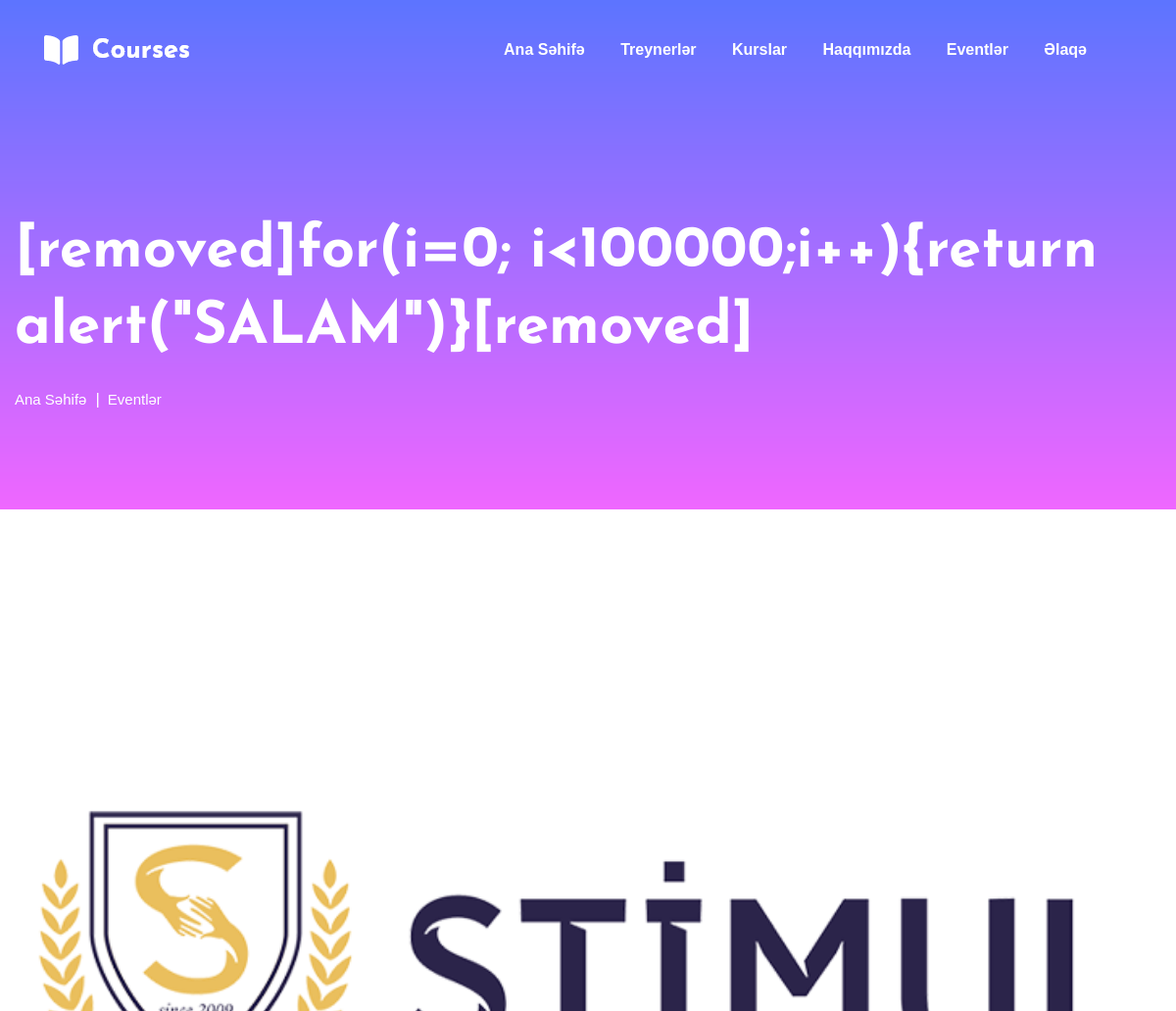
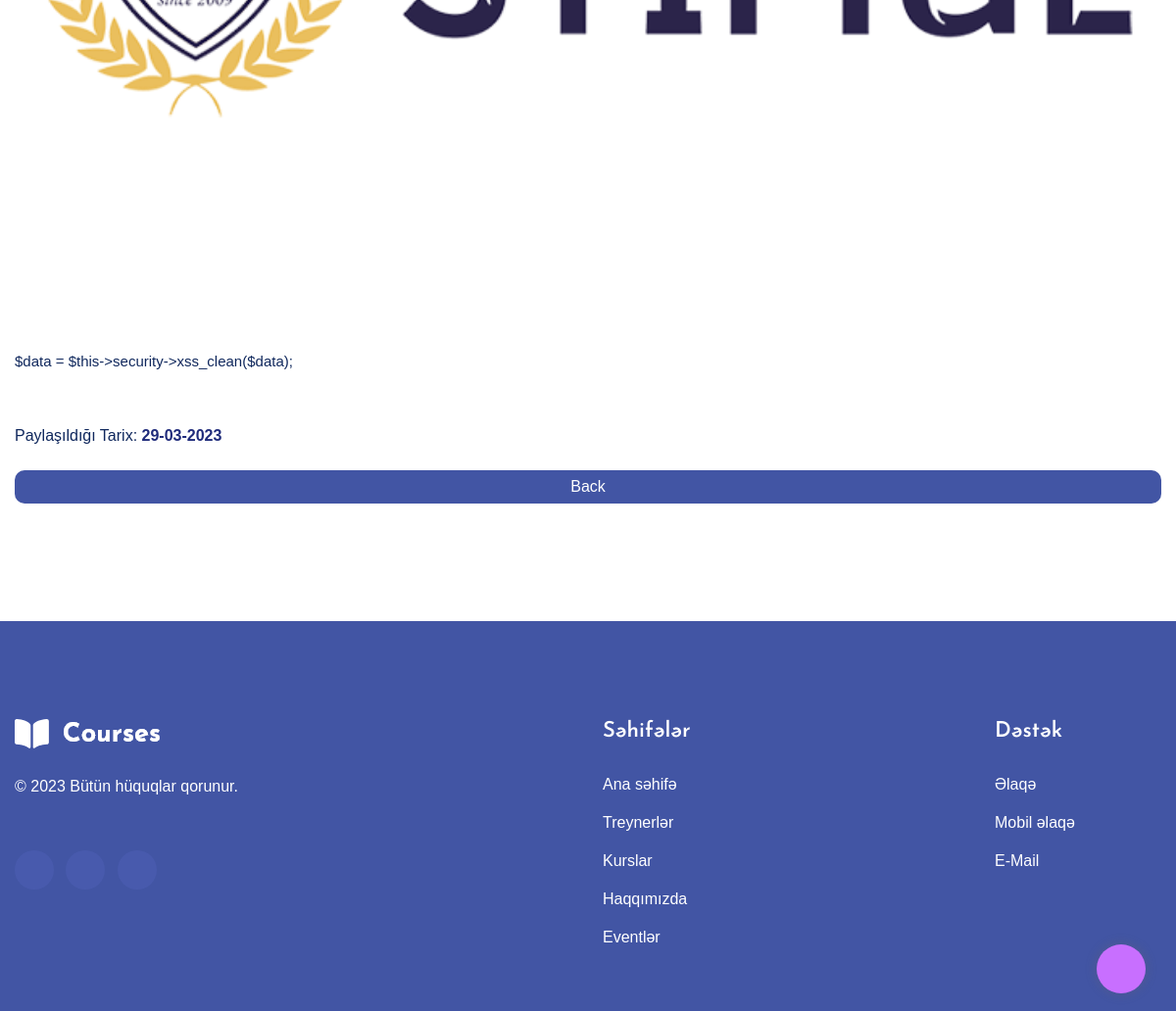
Page /blog_detail/60 on the committed database (2 pictures, top to bottom).
### tables this page shows
CREATE TABLE `posts` (
  `post_id` int(11) NOT NULL,
  `post_title` varchar(255) NOT NULL,
  `post_description` longtext NOT NULL,
  `post_date` varchar(50) NOT NULL,
  `post_category` varchar(50) NOT NULL,
  `post_status` varchar(50) NOT NULL,
  `post_img` varchar(255) NOT NULL,
  `post_file_ext` varchar(255) NOT NULL,
  `post_creator_id` int(11) NOT NULL,
  `post_create_date` varchar(255) NOT NULL,
  `post_updater_id` int(11) NOT NULL,
  `post_update_date` varchar(255) NOT NULL
);

### application/controllers/UserController.php (called while the page is built, shortened)
<?php
class UserController extends CI_Controller{
    public function __construct()
    {
        $this->load->model('Posts_model');
        $this->load->model('Trainers_model');
        $this->load->model('About_model');
        $this->load->model('Courses_model');
        $this->load->model('Contact_model');
        $this->load->model('Hero_model');
    }
    public function blog_detail($id){
        $data['blog_detail'] = $this->Posts_model->post_single($id);
        $this->load->view('user/not_main/blog_details', $data);
    }
}

### index.php (called while the page is built, shortened)
<?php
require_once BASEPATH.'core/CodeIgniter.php';

### application/models/Posts_model.php (called while the page is built, shortened)
<?php
class Posts_model extends CI_Model{
    public function post_single($id){
        return $this->db
        ->where('post_id',$id)
        ->join("admin", "admin.a_id = posts.post_creator_id", "left")
        ->get("posts")->row_array();
    }
}

### application/views/user/not_main/blog_details.php (the view, shortened to what this page needs)
<main>
    <section class="slider-area slider-area2">
        <div class="slider-active">
            <div class="single-slider slider-height2">
                <div class="container">
                    <div class="row">
                        <div class="col-xl-12 col-lg-12 col-md-12">
                            <div class="hero__caption hero__caption2">
                                <h1 data-animation="bounceIn" data-delay="0.2s">
                                    <?php echo $blog_detail['post_title'] ?>
                                </h1>
                                <nav aria-label="breadcrumb">
                                    <ol class="breadcrumb" style="margin-bottom: 100px;">
                                        <li class="breadcrumb-item"><a href="<?php echo base_url("home") ?>">Ana
                                                səhifə</a></li>
                                        <li class="breadcrumb-item"><a href="#">Eventlər</a></li>
                                    </ol>
                                </nav>
                            </div>
                        </div>
                    </div>
                </div>
            </div>
        </div>
    </section>
    <section class="blog_area single-post-area section-padding">
        <div class="container">
            <div class="row">
                <?php if ($blog_detail['post_img']) { ?>
                    <div class="col-lg-12 posts-list">
                        <div class="single-post">
                            <div class="feature-img">
                                <img class="img-fluid" width="100%"
                                    style="height: 700px; object-fit:cover; object-position: top;"
                                    src="<?php echo base_url('uploads/posts/' . $blog_detail['post_img']) ?>" alt="">
                            </div>
                            <div class="blog_details">
                                <p style="font-size: 16px;">
                                    <?php echo $blog_detail['post_description'] ?>
                                </p>
                            </div>
                            <div class="blog_details">
                                <p style="font-size: 16px;">
                                    Paylaşıldığı Tarix:
                                    <b>
                                        <?php echo date("d-m-Y", strtotime($blog_detail['post_date'])) ?>
                                    </b>
                                </p>
                            </div>
                        </div>
                    </div>
                <?php } else { ?>
                    <div class="col-lg-12 posts-list">
                        <div class="single-post">
                            <div class="feature-img">
                                <img class="img-fluid" width="100%"
                                    style="height: 700px; object-fit:contain; object-position: center;"
                                    src="<?php echo base_url('uploads/posts/logo.png') ?>" alt="">
                            </div>
                            <div class="blog_details">
                                <p style="font-size: 16px;">
                                    <?php echo $blog_detail['post_description'] ?>
                                </p>
                            </div>
                            <div class="blog_details">
                                <p style="font-size: 16px;">
                                    Paylaşıldığı Tarix:
                                    <b>
                                        <?php echo date("d-m-Y", strtotime($blog_detail['post_date'])) ?>
                                    </b>
                                </p>
                            </div>
                        </div>
                    </div>
                <?php } ?>
            </div>
            <a href="<?php echo base_url("blog") ?>">
                <button
                    style="width: 100%; padding: 5px 15px; outline: none; border: none; border-radius: 10px; color:white; background:#4255A4; cursor: pointer;">Back</button>
            </a>
        </div>
    </section>
</main>

### rows in the picture
posts: post_title "[removed]for(i=0; i<100000;i++){return alert(\"SALAM\")}[removed]", post_description "$data = $this->security->xss_clean($data);", post_date "29-03-2023"
